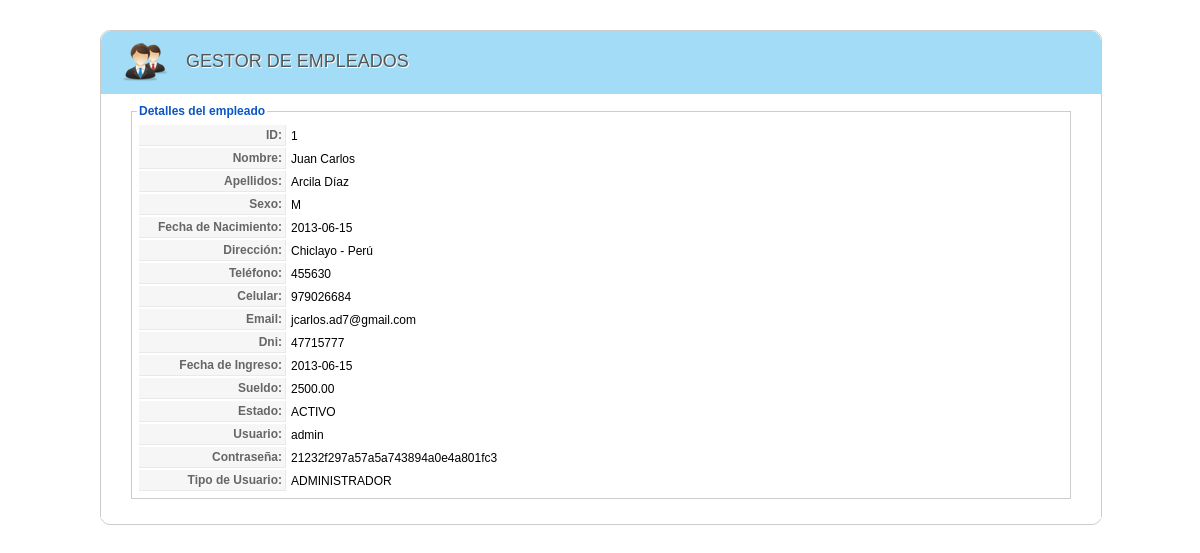
The app's page /empleado/ver_perfil.php (signed in) with its own data.
### tables this page shows
CREATE TABLE IF NOT EXISTS `empleado` (
  `IdEmpleado` int(11) NOT NULL AUTO_INCREMENT,
  `Nombre` varchar(50) NOT NULL,
  `Apellido` varchar(80) NOT NULL,
  `Sexo` varchar(1) NOT NULL,
  `FechaNac` date NOT NULL,
  `Direccion` varchar(100) DEFAULT NULL,
  `Telefono` varchar(10) DEFAULT NULL,
  `Celular` varchar(15) DEFAULT NULL,
  `Email` varchar(80) DEFAULT NULL,
  `Dni` varchar(8) DEFAULT NULL,
  `FechaIng` date NOT NULL,
  `Sueldo` decimal(8,2) DEFAULT NULL,
  `Estado` varchar(30) NOT NULL,
  `Usuario` varchar(20) DEFAULT NULL,
  `Contrasena` text,
  `IdTipoUsuario` int(11) NOT NULL,
  PRIMARY KEY (`IdEmpleado`),
  KEY `fk_Empleado_TipoUsuario1_idx` (`IdTipoUsuario`)
);

CREATE TABLE IF NOT EXISTS `tipousuario` (
  `IdTipoUsuario` int(11) NOT NULL AUTO_INCREMENT,
  `Descripcion` varchar(20) NOT NULL,
  PRIMARY KEY (`IdTipoUsuario`)
);

### clases/clsEmpleado.php (called while the page is built, shortened)
<?php
include_once("clsConexion.php");
class clsEmpleado{
 function consultarEmpleadoPorParametro($criterio,$busqueda,$limite){
   $con = new clsConexion;
   if($con->conectarse()==true){
     $query = "CALL SP_S_EmpleadoPorParametro('$criterio','$busqueda','$limite')";
	 $result = @mysql_query($query);
	 if (!$result)
	   return false;
	 else
	   return $result;
   }
 }
}
?>

### clases/clsConexion.php (called while the page is built, shortened)
<?php
class clsConexion{
	 function conectarse() {
		   return true;
	 }
}
?>

### empleado/ver_perfil.php (the view, shortened to what this page needs)
<html>
<head>
<link href="../css/general.css" rel="stylesheet" type="text/css">
<link href="../css/icon.css" rel="stylesheet" type="text/css">
</head>
<body>
<?php
    if(isset($_SESSION["usuario"])){
?>
<?php
include_once("../clases/clsEmpleado.php");
$objempleado = new clsEmpleado;
$resultado=$objempleado->consultarEmpleadoPorParametro('id',$_SESSION["id"],'');
while($row=mysql_fetch_array($resultado)){
        $idempleado=$row["IdEmpleado"];
        $nombre=$row["Nombre"];
        $apellido=$row["Apellido"];
        $sexo=$row["Sexo"];
        $fechanac=$row["FechaNac"];
        $direccion=$row["Direccion"];
        $telefono=$row["Telefono"];
        $celular=$row["Celular"];
        $email=$row["Email"];
        $dni=$row["Dni"];
        $fechaing=$row["FechaIng"];
        $sueldo=$row["Sueldo"];
        $estado=$row["Estado"];
        $usuario=$row["Usuario"];
        $contrasena=$row["Contrasena"];
        $tipousuario=$row["TipoUsuario"];
}
?>
<div class="wrapper">
<div class="block">
    <div class="block_head">
        <div class="imagen_head"><img src="../img/header/empleado.png" width="48" height="43"></div>
        <div class="titulo_head">Gestor de Empleados</div>
    </div>
    <div class="block_content">
        <fieldset class="adminform">
        <legend>Detalles del empleado</legend>
        <table class="admintable">
            <tr>
                <td width="100" class="key">ID:</td>
                <td><?php echo $idempleado?></td>
            </tr>
            <tr>
                <td class="key">Nombre:</td>
                <td><?php echo $nombre?></td>
            </tr>
            <tr>
                <td class="key">Apellidos:</td>
                <td><?php echo $apellido?></td>
            </tr>
            <tr>
                <td class="key">Sexo:</td>
                <td><?php echo $sexo?></td>
            </tr>
            <tr>
                <td class="key">Fecha de Nacimiento:</td>
                <td><?php echo $fechanac?></td>
            </tr>
            <tr>
                <td class="key">Dirección:</td>
                <td><?php echo $direccion?></td>
            </tr>
            <tr>
                <td class="key">Teléfono:</td>
                <td><?php echo $telefono?></td>
            </tr>
            <tr>
                <td class="key">Celular:</td>
                <td><?php echo $celular?></td>
            </tr>
            <tr>
                <td class="key">Email:</td>
                <td><?php echo $email?></td>
            </tr>
            <tr>
                <td class="key">Dni:</td>
                <td><?php echo $dni?></td>
            </tr>
            <tr>
                <td class="key">Fecha de Ingreso:</td>
                <td><?php echo $fechaing?></td>
            </tr>
            <tr>
                <td class="key">Sueldo:</td>
                <td><?php echo $sueldo?></td>
            </tr>
            <tr>
                <td class="key">Estado:</td>
                <td><?php echo $estado?></td>
            </tr>
            <tr>
                <td class="key">Usuario:</td>
                <td><?php echo $usuario?></td>
            </tr>
                        <tr>
                <td class="key">Contraseña:</td>
                <td><?php echo $contrasena?></td>
            </tr>              <tr>
                <td class="key">Tipo de Usuario:</td>
                <td><?php echo $tipousuario?></td>
            </tr>
        </table>
        </fieldset>
    </div>
</div>
</div>
<?php
    } else {
        header("Location:../index.php");
    }
?>
</body>
</html>

### css/general.css (style rules this page uses)
body { margin: 10px; padding: 0; background-image: url(../img/fondo.png); background-repeat: repeat; padding-bottom: 1px; font-size: 11px; }
body, td, th { font-family: Arial, Helvetica, sans-serif; font-size:12px; }
fieldset { margin-bottom: 10px; border: 1px #ccc solid; padding: 5px; text-align: left; }
legend { color: #0B55C4; font-size: 12px; font-weight: bold; }
fieldset.adminform { border: 1px solid #ccc; margin: 0 10px 10px 10px; }
table.admintable td { padding: 3px; }
table.admintable td.key, table.admintable td.paramlist_key { background-color: #f6f6f6; text-align: right; width: 140px; color: #666; font-weight: bold; font-size: 12px; border-bottom: 1px solid #e9e9e9; border-right: 1px solid #e9e9e9; }
.block { width:1000px; padding-bottom: 5px; margin-bottom: 25px; clear: both; border-radius: 10px; background-color:#fff; border: solid 1px #CCCCCC; }
.wrapper { width:1000px; margin:0 auto; padding-top: 20px; }
.block .block_content { overflow: hidden; background: #fff; width:960px; border-top: 1px solid #CECECE; padding: 10px 20px 10px; }
.block .block_head { height:62px; background-color: rgba(1, 159, 230, 0.36); -moz-border-radius: 10px 10px 0px 0px; -o-border-radius: 10px 10px 0px 0px; -webkit-border-radius: 10px 10px 0px 0px; -ms-border-radius: 10px 10px 0px 0px; overflow:visible; }
.block .titulo_head { height:25px; width:auto; float:left; font-family: "Titillium999", "Trebuchet MS", Arial, sans-serif; font-size: 18px; font-weight: normal; text-transform: uppercase; color: #555; text-shadow: 1px 1px 0 #fff; margin-left: 15px; padding-top:20px; }
.block .imagen_head { height:25px; width:50; float:left; margin-left: 20px; padding-top:10px; }

### records on screen
empleado: IdEmpleado "1", Nombre "Juan Carlos", Apellido "Arcila Díaz", Sexo "M", FechaNac "2013-06-15", Direccion "Chiclayo - Perú", Telefono "455630", Celular "979026684", Email "jcarlos.ad7@gmail.com", Dni "47715777", FechaIng "2013-06-15", Sueldo "2500.00", Estado "ACTIVO", Usuario "admin", Contrasena "21232f297a57a5a743894a0e4a801fc3", IdTipoUsuario.Descripcion "ADMINISTRADOR"
